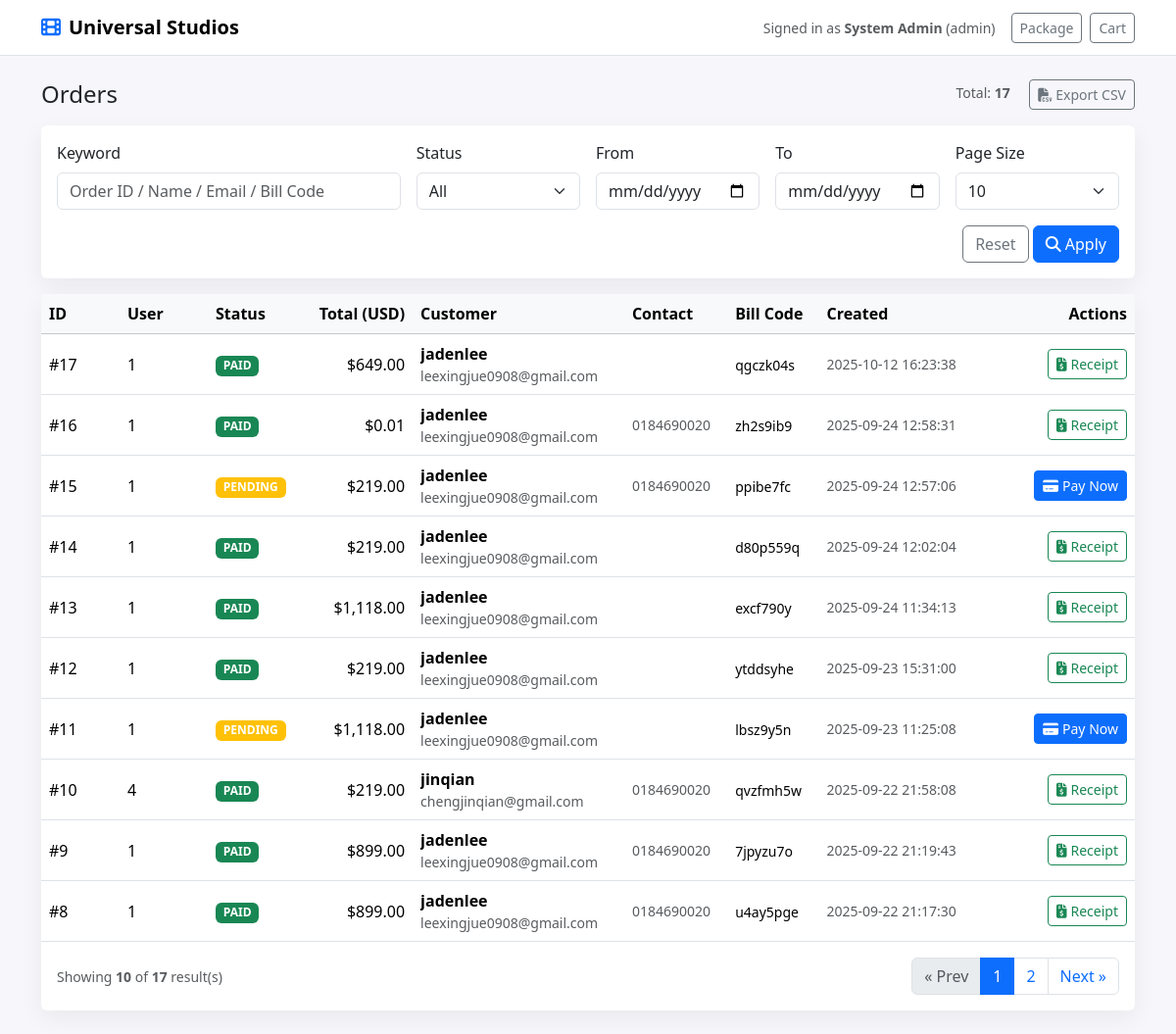
The page /Codes/customer/orders.php (signed in) on the database its author committed.
### tables this page shows
CREATE TABLE `orders` (
  `id` int(10) UNSIGNED NOT NULL,
  `user_id` int(10) UNSIGNED NOT NULL,
  `status` enum('pending','paid','cancelled','refunded') NOT NULL DEFAULT 'pending',
  `bill_code` varchar(100) DEFAULT NULL,
  `payment_ref` varchar(100) DEFAULT NULL,
  `payment_channel` varchar(50) DEFAULT NULL,
  `total_usd` decimal(10,2) NOT NULL DEFAULT 0.00,
  `customer_name` varchar(120) DEFAULT NULL,
  `customer_email` varchar(255) DEFAULT NULL,
  `customer_phone` varchar(50) DEFAULT NULL,
  `created_at` datetime NOT NULL DEFAULT current_timestamp(),
  `updated_at` datetime NOT NULL DEFAULT current_timestamp() ON UPDATE current_timestamp()
);

### Codes/customer/orders.php (the view, shortened to what this page needs)
<?php
require __DIR__ . '/database.php';
$userRole = $_SESSION['user']['role'] ?? 'customer';
$isAdmin  = in_array($userRole, ['admin','staff'], true);
function e($s){ return htmlspecialchars((string)$s, ENT_QUOTES, 'UTF-8'); }
$q        = trim($_GET['q'] ?? '');
$status   = trim($_GET['status'] ?? '');
$dateFrom = trim($_GET['from'] ?? '');
$dateTo   = trim($_GET['to'] ?? '');
$page     = max(1, (int)($_GET['page'] ?? 1));
$pageSize = (int)($_GET['size'] ?? 10);
$where = [];
$params = [];
$types  = '';
$whereSql = $where ? ('WHERE '.implode(' AND ', $where)) : '';
$sqlCount = "SELECT COUNT(*) AS c FROM orders o $whereSql";
$stmt = $conn->prepare($sqlCount);
$stmt->execute();
$totalRows = (int)$stmt->get_result()->fetch_assoc()['c'];
$offset = ($page - 1) * $pageSize;
$sql = "SELECT o.id, o.user_id, o.status, o.total_usd, o.customer_name, o.customer_email, o.customer_phone,
               o.bill_code, o.created_at, o.updated_at
        FROM orders o
        $whereSql
        ORDER BY o.created_at DESC
        LIMIT ? OFFSET ?";
$stmt = $conn->prepare($sql);
if ($types) {
  $typesPage = $types . 'ii';
  $paramsPage = $params;
  $paramsPage[] = $pageSize;
  $paramsPage[] = $offset;
  $stmt->bind_param($typesPage, ...$paramsPage);
} else {
  $stmt->bind_param('ii', $pageSize, $offset);
}
$stmt->execute();
$res = $stmt->get_result();
$rows = $res->fetch_all(MYSQLI_ASSOC);
function statusBadge(string $s): string {
  $map = [
    'pending'   => 'warning',
    'paid'      => 'success',
    'cancelled' => 'danger',
    'refunded'  => 'secondary',
  ];
  $cls = $map[$s] ?? 'light';
  return '<span class="badge bg-'.$cls.' text-uppercase">'.htmlspecialchars($s, ENT_QUOTES, 'UTF-8').'</span>';
}
?>
<!DOCTYPE html>
<html lang="en">
<head>
  <link href="https://cdn.jsdelivr.net/npm/bootstrap@5.3.3/dist/css/bootstrap.min.css" rel="stylesheet">
  <link href="https://cdnjs.cloudflare.com/ajax/libs/font-awesome/6.5.0/css/all.min.css" rel="stylesheet">
</head>
<body>
<nav class="navbar navbar-light bg-white border-bottom">
  <div class="container">
    <a class="navbar-brand d-flex align-items-center" href="index.php">
      <i class="fa-solid fa-film text-primary me-2"></i><strong>Universal Studios</strong>
    </a>
    <div class="d-flex align-items-center gap-3">
      <span class="text-muted small">Signed in as <strong><?= e($_SESSION['user']['name'] ?? 'User') ?></strong> (<?= e($userRole) ?>)</span>
      <div class="d-flex gap-2">
        <a href="package.php" class="btn btn-outline-secondary btn-sm">Package</a>
        <a href="cart.php" class="btn btn-outline-secondary btn-sm">Cart</a>
      </div>
    </div>
  </div>
</nav>
<main class="container my-4">
  <div class="d-flex justify-content-between align-items-center mb-3">
    <h1 class="h4 mb-0">Orders</h1>
    <div class="text-muted small">
      <span class="me-3">Total: <span class="stat"><?= number_format($totalRows) ?></span></span>
      <a href="?<?= e(http_build_query(array_merge($_GET,['export'=>'csv','page'=>1]))) ?>" class="btn btn-outline-secondary btn-sm">
        <i class="fa-solid fa-file-csv me-1"></i>Export CSV
      </a>
    </div>
  </div>
  <form class="card mb-3" method="get">
    <div class="card-body row g-3 align-items-end">
      <div class="col-12 col-md-4">
        <label class="form-label">Keyword</label>
        <input type="text" name="q" class="form-control" placeholder="Order ID / Name / Email / Bill Code" value="<?= e($q) ?>">
      </div>
      <div class="col-6 col-md-2">
        <label class="form-label">Status</label>
        <select name="status" class="form-select">
          <?php
            $opts = [''=>'All','pending'=>'pending','paid'=>'paid','cancelled'=>'cancelled','refunded'=>'refunded'];
            foreach ($opts as $k=>$v) echo '<option value="'.e($k).'"'.(($status===$k)?' selected':'').'>'.e($v).'</option>';
          ?>
        </select>
      </div>
      <div class="col-6 col-md-2">
        <label class="form-label">From</label>
        <input type="date" name="from" class="form-control" value="<?= e($dateFrom) ?>">
      </div>
      <div class="col-6 col-md-2">
        <label class="form-label">To</label>
        <input type="date" name="to" class="form-control" value="<?= e($dateTo) ?>">
      </div>
      <div class="col-6 col-md-2">
        <label class="form-label">Page Size</label>
        <select name="size" class="form-select">
          <?php foreach ([10,20,50,100] as $s) echo '<option '.($pageSize===$s?'selected':'').' value="'.$s.'">'.$s.'</option>'; ?>
        </select>
      </div>
      <div class="col-12 text-end">
        <a href="orders.php" class="btn btn-outline-secondary">Reset</a>
        <button class="btn btn-primary"><i class="fa-solid fa-magnifying-glass me-1"></i>Apply</button>
      </div>
    </div>
  </form>
  <div class="card">
    <div class="table-responsive">
      <table class="table align-middle mb-0">
        <thead class="table-light">
          <tr>
            <th style="width:80px;">ID</th>
            <?php if ($isAdmin): ?><th style="width:90px;">User</th><?php endif; ?>
            <th>Status</th>
            <th class="text-end">Total (USD)</th>
            <th>Customer</th>
            <th>Contact</th>
            <th>Bill Code</th>
            <th>Created</th>
            <th style="width:160px;" class="text-end">Actions</th>
          </tr>
        </thead>
        <tbody>
        <?php if (!$rows): ?>
          <tr><td colspan="<?= $isAdmin?9:8 ?>" class="text-center text-muted py-4">No orders found.</td></tr>
        <?php else: foreach ($rows as $r): ?>
          <tr>
            <td>#<?= e($r['id']) ?></td>
            <?php if ($isAdmin): ?><td><?= e($r['user_id']) ?></td><?php endif; ?>
            <td><?= statusBadge($r['status']) ?></td>
            <td class="text-end">$<?= number_format((float)$r['total_usd'], 2) ?></td>
            <td>
              <div class="fw-semibold truncate" title="<?= e($r['customer_name']) ?>"><?= e($r['customer_name']) ?></div>
              <div class="text-muted small"><?= e($r['customer_email']) ?></div>
            </td>
            <td class="text-muted small"><?= e($r['customer_phone']) ?></td>
            <td><span class="text-monospace small"><?= e($r['bill_code'] ?? '') ?></span></td>
            <td class="text-muted small"><?= e($r['created_at']) ?></td>
            <td class="text-end">
              <div class="btn-group">
                <?php if ($r['status']==='pending'): ?>
                <a class="btn btn-primary btn-sm" href="pay_fpx_start.php?id=<?= e($r['id']) ?>">
                  <i class="fa-solid fa-credit-card me-1"></i>Pay Now
                </a>
                <?php endif; ?>
                <?php if ($r['status']==='paid'): ?>
                <a class="btn btn-outline-success btn-sm" href="order_receipt.php?id=<?= e($r['id']) ?>" target="_blank">
                  <i class="fa-solid fa-file-invoice-dollar me-1"></i>Receipt
                </a>
                <?php endif; ?>
              </div>
            </td>
          </tr>
        <?php endforeach; endif; ?>
        </tbody>
      </table>
    </div>
    <?php
      $totalPages = max(1, (int)ceil($totalRows / $pageSize));
      $qs = $_GET; unset($qs['page']); $baseQS = http_build_query($qs);
      function pageLink($p,$lbl,$disabled=false,$active=false,$baseQS=''){
        $cls = 'page-item'.($disabled?' disabled':'').($active?' active':'');
        $href = $disabled ? '#' : ('?'.$baseQS.'&page='.$p);
        return '<li class="'.$cls.'"><a class="page-link" href="'.$href.'">'.$lbl.'</a></li>';
      }
    ?>
    <div class="card-body d-flex justify-content-between align-items-center">
      <div class="text-muted small">
        Showing <strong><?= count($rows) ?></strong> of <strong><?= number_format($totalRows) ?></strong> result(s)
      </div>
      <nav>
        <ul class="pagination mb-0">
          <?= pageLink(max(1,$page-1),'« Prev',$page<=1,false,$baseQS) ?>
          <?php
            for ($p=max(1,$page-2); $p<=min($totalPages,$page+2); $p++){
              echo pageLink($p,(string)$p,false,$p==$page,$baseQS);
            }
          ?>
          <?= pageLink(min($totalPages,$page+1),'Next »',$page>=$totalPages,false,$baseQS) ?>
        </ul>
      </nav>
    </div>
  </div>
</main>
</body>
</html>

### Codes/customer/orders.php (style rules this page uses)
body { background:#f7f7fb; }
.card { border:0; box-shadow: 0 8px 24px rgba(0,0,0,0.06); }
.table thead th { white-space: nowrap; }
.stat { font-weight:600; }
.truncate { max-width:240px; overflow:hidden; text-overflow:ellipsis; white-space:nowrap; display:inline-block; vertical-align:bottom; }

### rows shown on the page
orders: id "17", user "1", status "PAID", total_usd "649.00", customer_name "jadenlee", customer_email "leexingjue0908@gmail.com", bill_code "qgczk04s", created_at "2025-10-12 16:23:38"
orders: id "16", user "1", status "PAID", total_usd "0.01", customer_name "jadenlee", customer_email "leexingjue0908@gmail.com", customer_phone "0184690020", bill_code "zh2s9ib9", created_at "2025-09-24 12:58:31"
orders: id "15", user "1", status "PENDING", total_usd "219.00", customer_name "jadenlee", customer_email "leexingjue0908@gmail.com", customer_phone "0184690020", bill_code "ppibe7fc", created_at "2025-09-24 12:57:06"
orders: id "14", user "1", status "PAID", total_usd "219.00", customer_name "jadenlee", customer_email "leexingjue0908@gmail.com", bill_code "d80p559q", created_at "2025-09-24 12:02:04"
orders: id "13", user "1", status "PAID", total_usd "1,118.00", customer_name "jadenlee", customer_email "leexingjue0908@gmail.com", bill_code "excf790y", created_at "2025-09-24 11:34:13"
orders: id "12", user "1", status "PAID", total_usd "219.00", customer_name "jadenlee", customer_email "leexingjue0908@gmail.com", bill_code "ytddsyhe", created_at "2025-09-23 15:31:00"
orders: id "11", user "1", status "PENDING", total_usd "1,118.00", customer_name "jadenlee", customer_email "leexingjue0908@gmail.com", bill_code "lbsz9y5n", created_at "2025-09-23 11:25:08"
orders: id "10", user "4", status "PAID", total_usd "219.00", customer_name "jinqian", customer_email "chengjinqian@gmail.com", customer_phone "0184690020", bill_code "qvzfmh5w", created_at "2025-09-22 21:58:08"
orders: id "9", user "1", status "PAID", total_usd "899.00", customer_name "jadenlee", customer_email "leexingjue0908@gmail.com", customer_phone "0184690020", bill_code "7jpyzu7o", created_at "2025-09-22 21:19:43"
orders: id "8", user "1", status "PAID", total_usd "899.00", customer_name "jadenlee", customer_email "leexingjue0908@gmail.com", customer_phone "0184690020", bill_code "u4ay5pge", created_at "2025-09-22 21:17:30"

### other values the page prints
$_SESSION['user']['name'] "System Admin"
$userRole "admin"
$totalRows "17"
count($rows) "10"
$lbl "« Prev Next »"
$lbl "1"
$lbl "2"
form field status "All"
form field size "10"
